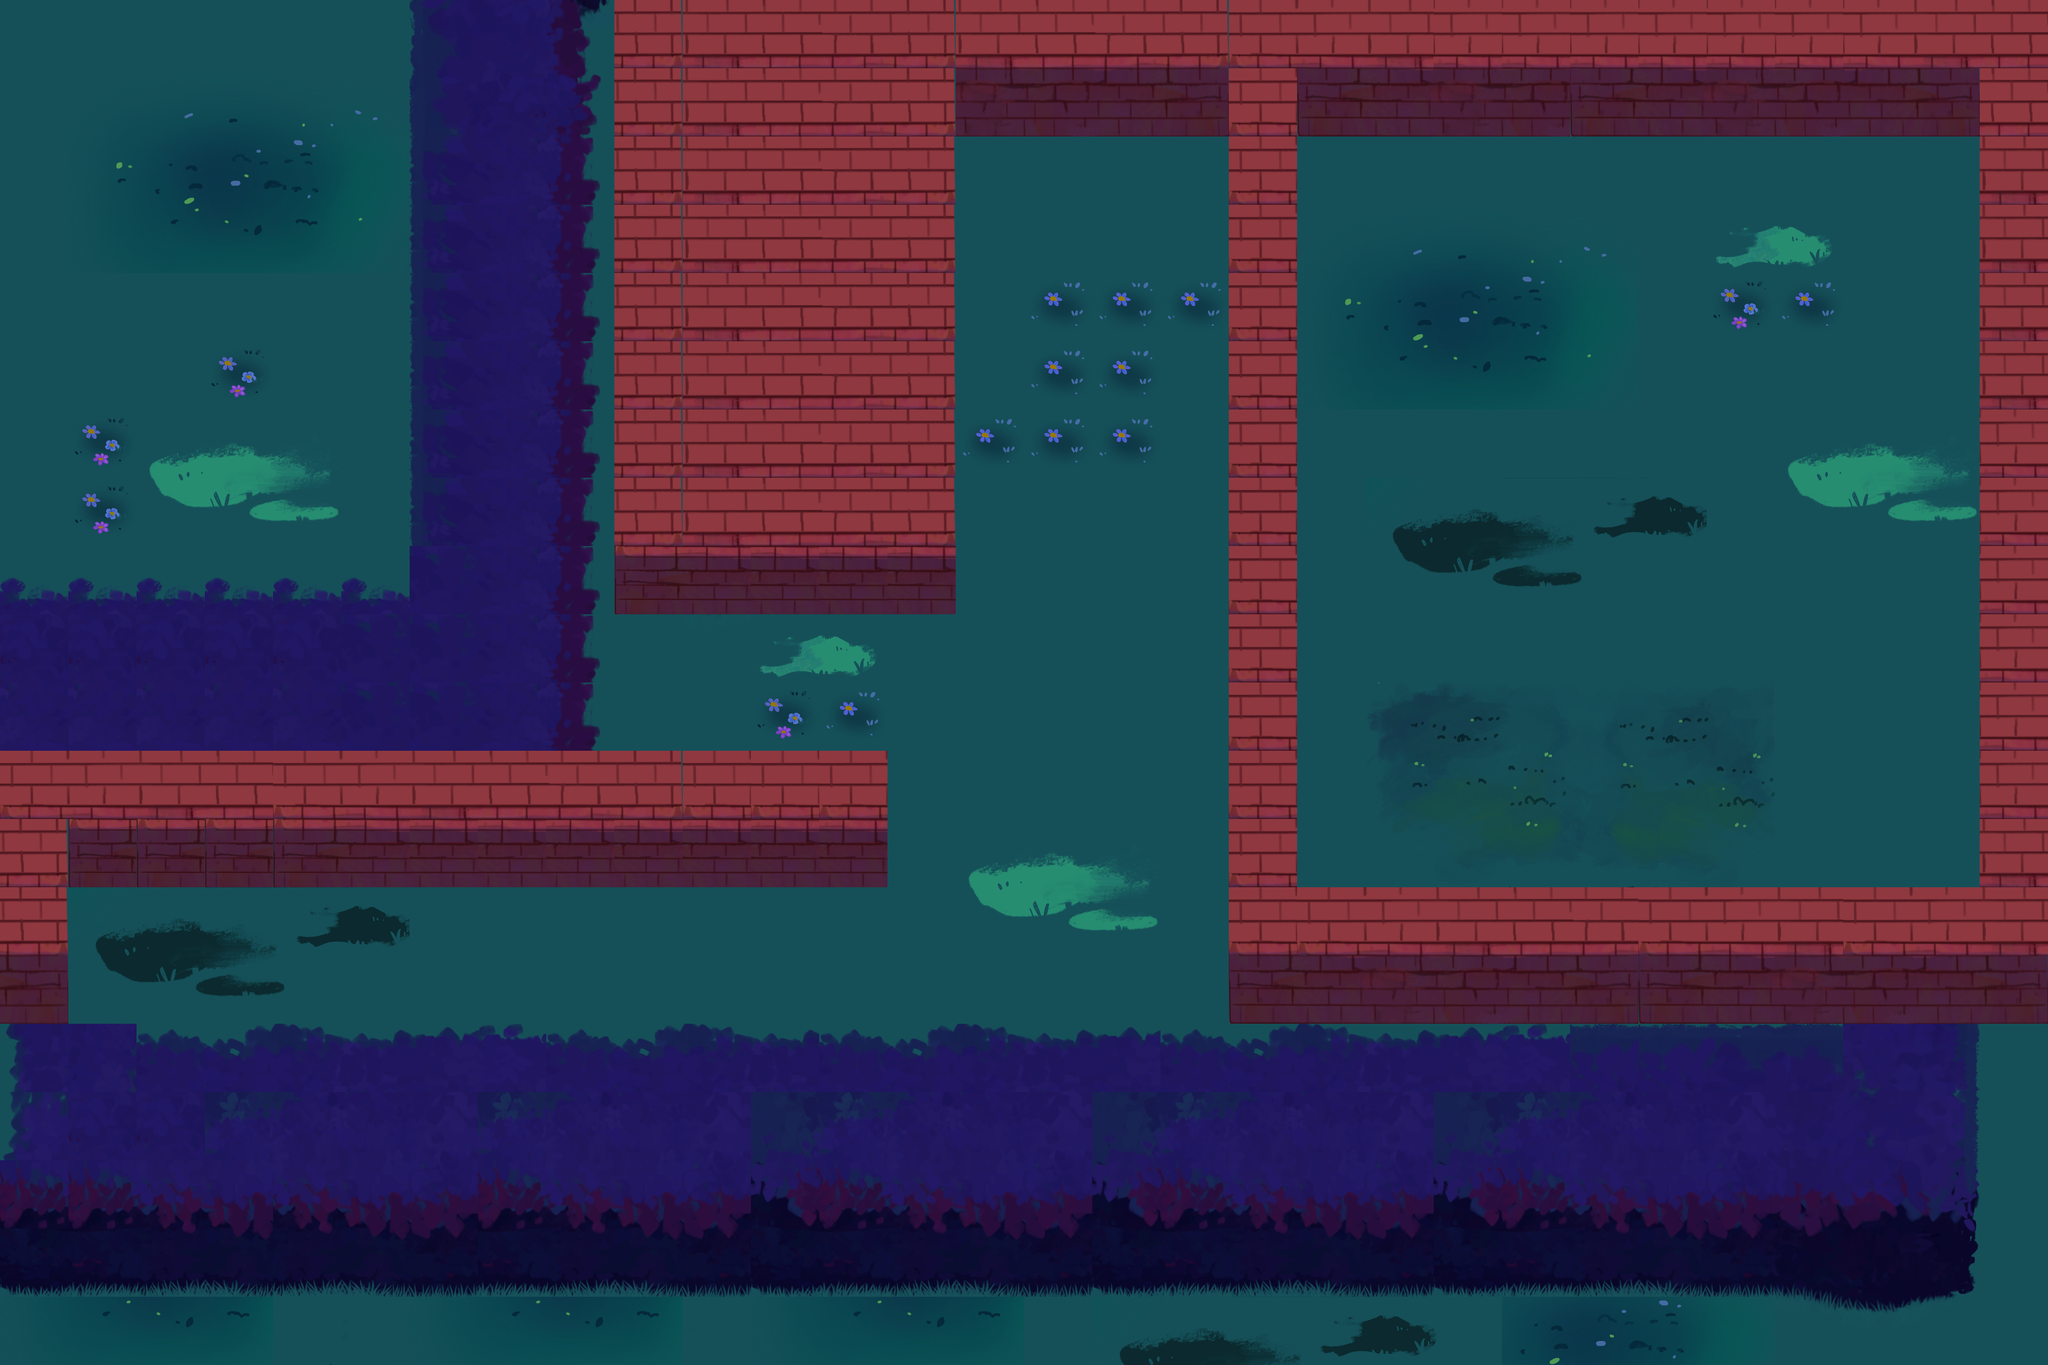

Tiled map render using the project's own tile images. Description and the whole map definition, tile-layer contents included, below:
An orthogonal 30x20 tile map with 128x128 px tiles, 1 tile layer (ground), 4 tilesets and 20 objects (3x Guard, 2x Text, Exit, Octopus).

<map version="1.10" tiledversion="1.11.2" orientation="orthogonal" renderorder="right-down" width="30" height="20" tilewidth="128" tileheight="128" infinite="0" nextlayerid="5" nextobjectid="52">
 <tileset firstgid="1" source="../tilesets/path-2.tsx" />
 <tileset firstgid="211" source="../tilesets/walls-1.tsx" />
 <tileset firstgid="421" source="../tilesets/path-1.tsx" />
 <tileset firstgid="631" source="../tilesets/walls-2.tsx" />
 <layer id="1" name="ground" width="30" height="20" opacity="0.9">
  <data encoding="csv">
320,320,334,335,319,320,2147483961,2147483960,2147483959,223,220,221,222,223,220,221,222,223,218,219,220,219,219,219,219,219,219,219,220,221,
319,46,47,48,49,50,2147483976,2147483975,2147483974,223,220,221,222,223,235,236,237,238,218,233,234,235,236,233,234,235,236,237,238,221,
319,61,62,63,64,65,2147483991,2147483990,2147483989,223,220,221,222,223,332,333,334,335,218,319,319,334,319,334,319,320,335,335,335,220,
319,76,77,78,79,80,2147483991,2147483990,2147483989,223,220,221,222,223,332,333,334,335,218,46,47,48,49,50,319,4,5,319,320,220,
319,320,320,334,335,320,2147483991,2147483990,2147483989,223,220,221,222,223,332,20,20,20,218,61,62,63,64,65,319,19,20,334,335,220,
319,320,320,19,335,320,2147483991,2147483990,2147483989,223,220,221,222,223,102,20,20,272,218,76,77,78,79,80,334,319,320,334,335,220,
334,19,1,2,3,335,2147483991,2147483990,2147483989,223,220,221,222,223,20,20,20,102,638,319,320,319,320,320,334,319,1,2,3,219,
334,19,16,17,18,335,2147483991,2147483990,2147483989,223,220,221,222,223,102,102,102,102,638,319,95,96,97,98,99,319,16,17,18,219,
355,355,355,355,355,355,282,2147483990,2147483989,226,227,227,227,227,102,102,102,102,638,319,110,111,112,113,114,319,320,319,320,219,
327,327,327,327,327,282,282,2147483990,2147483989,320,304,4,5,318,318,318,318,318,638,319,320,334,319,334,334,319,320,334,335,219,
342,342,342,342,342,282,282,2147483990,2147483989,335,302,19,20,302,302,302,302,302,638,319,6,7,8,9,10,11,320,335,320,219,
218,219,220,221,218,219,220,221,222,223,638,638,638,119,320,302,302,302,638,319,21,22,23,24,25,26,335,335,335,219,
223,226,226,226,226,227,227,227,227,227,227,227,227,119,1,2,3,102,218,319,36,37,38,39,40,41,335,334,335,220,
223,95,96,97,98,99,317,317,102,102,102,102,102,102,16,17,18,102,638,218,219,220,221,222,218,219,220,218,219,220,
238,110,111,112,113,114,317,317,102,102,102,102,102,102,102,102,102,102,233,234,235,236,237,238,233,234,235,236,237,238,
1610612999,1610613012,260,261,262,263,264,265,260,261,262,263,260,261,262,263,264,260,261,262,263,264,265,1610613034,1610613034,1610613049,1610613064,357,358,120,
1610613003,327,327,367,368,369,370,367,368,369,370,366,367,368,369,370,366,367,368,369,370,366,367,368,369,370,371,372,373,135,
382,382,383,384,383,384,385,382,383,384,385,381,382,383,384,385,381,382,383,384,385,381,382,383,384,385,386,387,388,150,
396,397,398,399,398,399,400,397,398,399,400,396,397,398,399,400,396,397,398,399,400,396,397,398,399,400,401,402,403,165,
76,77,78,79,131,127,76,77,78,79,128,76,77,78,79,133,95,96,97,98,99,100,62,63,64,65,416,417,418,180
</data>
 </layer>
 <objectgroup id="3" name="walls">
  <object id="3" x="0" y="1920" width="3712" height="512" />
  <object id="39" x="768" y="0" width="1024" height="1152" />
  <object id="40" x="0" y="1152" width="1152" height="512" />
  <object id="41" x="1152" y="1408" width="512" height="256" />
  <object id="42" x="0" y="1664" width="128" height="256" />
  <object id="43" x="1792" y="0" width="512" height="256" />
  <object id="46" x="2304" y="0" width="128" height="1920" />
  <object id="47" x="2432" y="1664" width="1408" height="256" />
  <object id="48" x="2432" y="0" width="1408" height="256" />
  <object id="49" x="3712" y="256" width="128" height="1408" />
 </objectgroup>
 <objectgroup id="4" name="objects">
  <object id="25" type="Guard" x="1939.33" y="1198.66">
   <properties>
    <property name="angle" type="float" value="0" />
    <property name="path" type="object" value="26" />
   </properties>
   <point />
  </object>
  <object id="26" x="1940.67" y="1197.33">
   <polyline points="0,0 -393.667,0" />
  </object>
  <object id="33" type="Exit" x="2050" y="402">
   <properties>
    <property name="creature" propertytype="ExitCreature" value="RABBIT" />
   </properties>
   <point />
  </object>
  <object id="34" type="Octopus" x="840" y="1720">
   <point />
  </object>
  <object id="37" type="Guard" x="209.091" y="257.576">
   <properties>
    <property name="angle" type="float" value="0" />
    <property name="path" type="object" value="38" />
   </properties>
   <point />
  </object>
  <object id="38" x="169.697" y="330.303">
   <polyline points="0,0 0,633.333 518.182,627.273 515.152,-157.576" />
  </object>
  <object id="44" type="Guard" x="2681.82" y="572.727">
   <properties>
    <property name="angle" type="float" value="0" />
    <property name="path" type="object" value="45" />
   </properties>
   <point />
  </object>
  <object id="45" x="2654.55" y="712.121">
   <polyline points="0,0 0,815.152 409.091,-403.03 633.333,763.636 866.667,-403.03 900,803.03" />
  </object>
  <object id="50" type="Text" x="1362" y="2034">
   <properties>
    <property name="text" value="Press ${abilityKey} and Left-Click to Shoot Ink" />
   </properties>
   <point />
  </object>
  <object id="51" type="Text" x="1156" y="1516">
   <properties>
    <property name="text" value="Use ink to limit the guard's sight and movement!" />
   </properties>
   <point />
  </object>
 </objectgroup>
</map>
